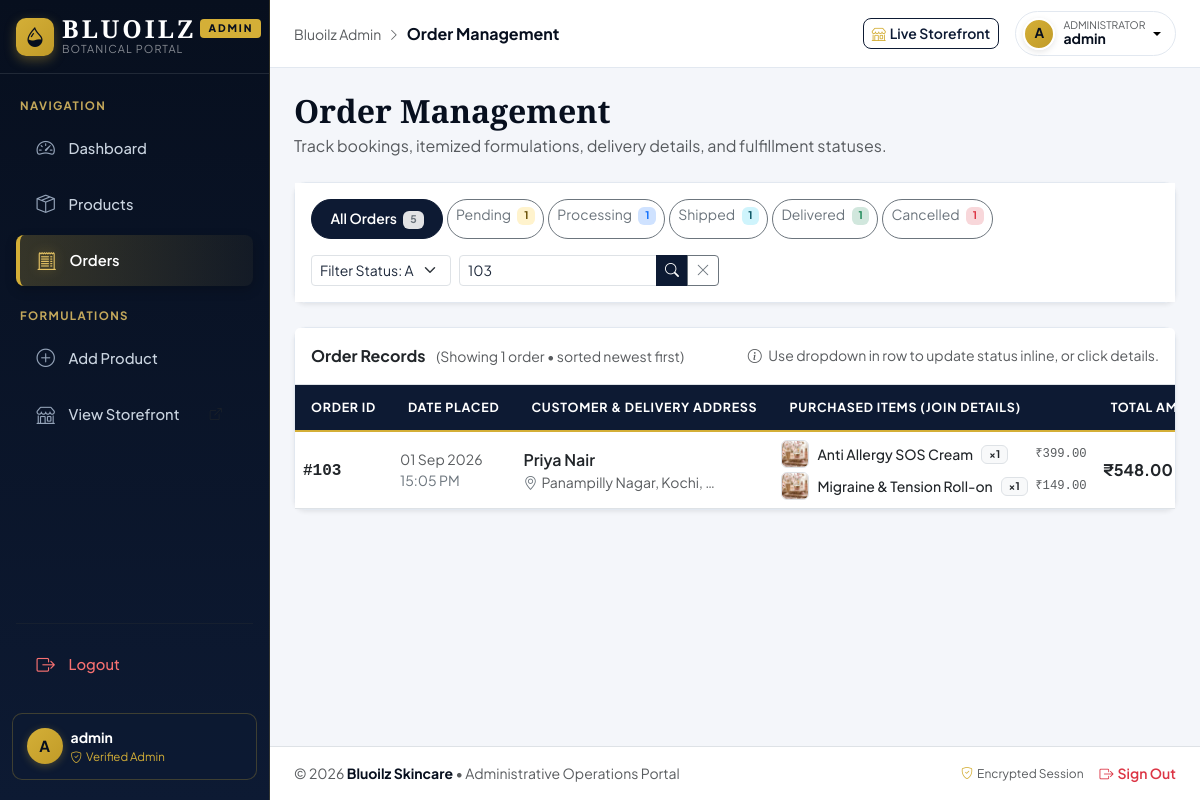
Screenshot of /admin/orders.php?search=103 (signed in) with the database file from the repository.
### tables this page shows
CREATE TABLE `order_items` (
  `id` INT UNSIGNED NOT NULL AUTO_INCREMENT,
  `order_id` INT UNSIGNED NOT NULL,
  `product_id` INT UNSIGNED NOT NULL,
  `quantity` INT UNSIGNED NOT NULL DEFAULT 1,
  `price` DECIMAL(10, 2) NOT NULL,
  PRIMARY KEY (`id`),
  INDEX `idx_order_items_order_id` (`order_id`),
  INDEX `idx_order_items_product_id` (`product_id`),
  CONSTRAINT `fk_order_items_orders`
    FOREIGN KEY (`order_id`) REFERENCES `orders` (`id`)
    ON DELETE CASCADE
    ON UPDATE CASCADE,
  CONSTRAINT `fk_order_items_products`
    FOREIGN KEY (`product_id`) REFERENCES `products` (`id`)
    ON DELETE RESTRICT
    ON UPDATE CASCADE
);

CREATE TABLE `products` (
  `id` INT UNSIGNED NOT NULL AUTO_INCREMENT,
  `slug` VARCHAR(100) NOT NULL,
  `name` VARCHAR(255) NOT NULL,
  `category` VARCHAR(100) DEFAULT 'therapeutic',
  `categoryLabel` VARCHAR(100) DEFAULT 'Therapeutic Care',
  `concern` VARCHAR(100) NOT NULL,
  `price` DECIMAL(10, 2) NOT NULL,
  `originalPrice` DECIMAL(10, 2) DEFAULT NULL,
  `stock` INT NOT NULL DEFAULT 0,
  `rating` DECIMAL(3, 1) DEFAULT 5.0,
  `reviewCount` INT DEFAULT 0,
  `badge` VARCHAR(100) DEFAULT NULL,
  `curation` VARCHAR(255) DEFAULT NULL,
  `weight` VARCHAR(50) DEFAULT NULL,
  `image_path` VARCHAR(255) DEFAULT NULL,
  `description` TEXT DEFAULT NULL,
  `keyBenefits` TEXT DEFAULT NULL,
  `ingredients` TEXT DEFAULT NULL,
  `created_at` TIMESTAMP NOT NULL DEFAULT CURRENT_TIMESTAMP,
  PRIMARY KEY (`id`),
  UNIQUE KEY `uq_products_slug` (`slug`),
  INDEX `idx_products_name` (`name`),
  INDEX `idx_products_created_at` (`created_at`)
);

### admin/orders.php (the view, shortened to what this page needs)
<?php
$pdo = getDBConnection();
$allowedStatuses = ['pending', 'processing', 'shipped', 'delivered', 'cancelled'];
$selectedStatus = trim($_GET['status'] ?? 'all');
$search = trim($_GET['search'] ?? '');
$statusCounts = ['all' => 0];
foreach ($allowedStatuses as $st) {
    $statusCounts[$st] = 0;
}
try {
    $countStmt = $pdo->query('SELECT status, COUNT(*) AS count FROM orders GROUP BY status');
    while ($row = $countStmt->fetch()) {
        if (isset($statusCounts[$row['status']])) {
            $statusCounts[$row['status']] = (int)$row['count'];
        }
        $statusCounts['all'] += (int)$row['count'];
    }
} catch (Exception $e) {
    error_log('Status Count Error: ' . $e->getMessage());
}
$orders = [];
try {
    $sql = '
        SELECT
            o.id AS order_id,
            o.customer_name,
            o.address,
            o.status,
            o.total,
            o.created_at,
            oi.id AS order_item_id,
            oi.quantity,
            oi.price AS item_price,
            p.id AS product_id,
            p.name AS product_name,
            p.image_path AS product_image
        FROM orders o
        LEFT JOIN order_items oi ON o.id = oi.order_id
        LEFT JOIN products p ON oi.product_id = p.id
        WHERE 1=1
    ';
    $params = [];
    if ($search !== '') {
        $sql .= ' AND (o.customer_name LIKE :search_name OR o.address LIKE :search_addr OR o.id = :search_id)';
        $params[':search_name'] = '%' . $search . '%';
        $params[':search_addr'] = '%' . $search . '%';
        $params[':search_id']   = is_numeric($search) ? (int)$search : 0;
    }
    $sql .= ' ORDER BY o.created_at DESC, o.id DESC';
    $stmt = $pdo->prepare($sql);
    $stmt->execute($params);
    $rows = $stmt->fetchAll();
    foreach ($rows as $row) {
        $id = (int)$row['order_id'];
        if (!isset($orders[$id])) {
            $orders[$id] = [
                'id'            => $id,
                'customer_name' => $row['customer_name'],
                'address'       => $row['address'],
                'status'        => $row['status'],
                'total'         => (float)$row['total'],
                'created_at'    => $row['created_at'],
                'items'         => []
            ];
        }
        if (!empty($row['order_item_id'])) {
            $orders[$id]['items'][] = [
                'id'           => (int)$row['order_item_id'],
                'product_id'   => $row['product_id'],
                'product_name' => $row['product_name'] ?? 'Custom Formulation',
                'image_path'   => $row['product_image'],
                'quantity'     => (int)$row['quantity'],
                'price'        => (float)$row['item_price'],
                'subtotal'     => (int)$row['quantity'] * (float)$row['item_price']
            ];
        }
    }
} catch (Exception $e) {
    error_log('Orders Query Error: ' . $e->getMessage());
    $error = 'Failed to load order records. Please check the database.';
}
require_once __DIR__ . '/header.php';
?>
<div class="d-flex flex-wrap justify-content-between align-items-center mb-4 gap-3">
  <div>
    <h1 class="page-title mb-1">Order Management</h1>
    <p class="text-muted mb-0">Track bookings, itemized formulations, delivery details, and fulfillment statuses.</p>
  </div>
</div>
<div class="card shadow-sm mb-4">
  <div class="card-body p-3 bg-white">
    <div class="d-flex flex-wrap justify-content-between align-items-center gap-3">
      <div class="nav nav-pills gap-1">
        <a
          href="orders.php?status=all<?= $search !== '' ? '&search=' . urlencode($search) : '' ?>"
          class="btn btn-sm <?= $selectedStatus === 'all' ? 'btn-dark' : 'btn-outline-secondary' ?> rounded-pill"
        >
          All Orders <span class="badge bg-secondary-subtle text-secondary ms-1"><?= $statusCounts['all'] ?></span>
        </a>
        <a
          href="orders.php?status=pending<?= $search !== '' ? '&search=' . urlencode($search) : '' ?>"
          class="btn btn-sm <?= $selectedStatus === 'pending' ? 'btn-warning' : 'btn-outline-secondary' ?> rounded-pill"
        >
          Pending <span class="badge bg-warning-subtle text-warning-emphasis ms-1"><?= $statusCounts['pending'] ?></span>
        </a>
        <a
          href="orders.php?status=processing<?= $search !== '' ? '&search=' . urlencode($search) : '' ?>"
          class="btn btn-sm <?= $selectedStatus === 'processing' ? 'btn-primary' : 'btn-outline-secondary' ?> rounded-pill"
        >
          Processing <span class="badge bg-primary-subtle text-primary ms-1"><?= $statusCounts['processing'] ?></span>
        </a>
        <a
          href="orders.php?status=shipped<?= $search !== '' ? '&search=' . urlencode($search) : '' ?>"
          class="btn btn-sm <?= $selectedStatus === 'shipped' ? 'btn-info' : 'btn-outline-secondary' ?> rounded-pill"
        >
          Shipped <span class="badge bg-info-subtle text-info-emphasis ms-1"><?= $statusCounts['shipped'] ?></span>
        </a>
        <a
          href="orders.php?status=delivered<?= $search !== '' ? '&search=' . urlencode($search) : '' ?>"
          class="btn btn-sm <?= $selectedStatus === 'delivered' ? 'btn-success' : 'btn-outline-secondary' ?> rounded-pill"
        >
          Delivered <span class="badge bg-success-subtle text-success ms-1"><?= $statusCounts['delivered'] ?></span>
        </a>
        <a
          href="orders.php?status=cancelled<?= $search !== '' ? '&search=' . urlencode($search) : '' ?>"
          class="btn btn-sm <?= $selectedStatus === 'cancelled' ? 'btn-danger' : 'btn-outline-secondary' ?> rounded-pill"
        >
          Cancelled <span class="badge bg-danger-subtle text-danger ms-1"><?= $statusCounts['cancelled'] ?></span>
        </a>
      </div>
      <form method="GET" action="orders.php" class="d-flex align-items-center gap-2">
        <select name="status" class="form-select form-select-sm" style="width: 140px;" onchange="this.form.submit()">
          <option value="all" <?= $selectedStatus === 'all' ? 'selected' : '' ?>>Filter Status: All</option>
        </select>
        <div class="input-group input-group-sm" style="width: 260px;">
          <input
            type="text"
            name="search"
            class="form-control"
            placeholder="Customer or Order #..."
            value="<?= htmlspecialchars($search) ?>"
          >
          <button type="submit" class="btn btn-dark"><i class="bi bi-search"></i></button>
          <?php if ($search !== '' || $selectedStatus !== 'all'): ?>
            <a href="orders.php" class="btn btn-outline-secondary" title="Reset Filters"><i class="bi bi-x-lg"></i></a>
          <?php endif; ?>
        </div>
      </form>
    </div>
  </div>
</div>
<div class="card shadow-sm mb-4">
  <div class="card-header bg-white py-3 border-bottom d-flex justify-content-between align-items-center">
    <div>
      <span class="fw-bold text-dark">Order Records</span>
      <span class="text-muted small ms-2">(Showing <?= count($orders) ?> order<?= count($orders) !== 1 ? 's' : '' ?> &bull; sorted newest first)</span>
    </div>
    <span class="text-muted small">
      <i class="bi bi-info-circle me-1"></i> Use dropdown in row to update status inline, or click details.
    </span>
  </div>
  <div class="table-responsive">
    <table class="table table-hover align-middle mb-0">
      <thead>
        <tr>
          <th style="width: 90px;">Order ID</th>
          <th style="width: 160px;">Date Placed</th>
          <th style="width: 220px;">Customer & Delivery Address</th>
          <th>Purchased Items (JOIN Details)</th>
          <th style="width: 120px;">Total Amount</th>
        </tr>
      </thead>
      <tbody>
        <?php if (empty($orders)): ?>
          <tr>
            <td colspan="7" class="text-center py-5 text-muted">
              <?php if ($statusCounts['all'] === 0): ?>
                <div class="py-4">
                  <span class="d-inline-flex align-items-center justify-content-center bg-light text-navy rounded-circle p-4 border mb-3" style="width: 70px; height: 70px;">
                    <i class="bi bi-cart-x fs-1 text-gold"></i>
                  </span>
                  <h5 class="fw-bold text-navy mb-1">No Orders Placed Yet</h5>
                  <p class="text-muted small mx-auto mb-3" style="max-width: 420px;">
                    Your store has not received any customer orders yet. Once a client completes the checkout process on the storefront, it will appear here in real time.
                  </p>
                  <a href="../index.html" target="_blank" class="btn btn-navy btn-sm">
                    <i class="bi bi-shop me-1 text-gold"></i> Visit Storefront
                  </a>
                </div>
              <?php else: ?>
                <div class="py-3">
                  <i class="bi bi-funnel fs-2 d-block mb-2 text-secondary"></i>
                  <h6 class="fw-bold text-dark mb-1">No orders matched your filter</h6>
                  <p class="small text-muted mb-2">
                    <?php if ($search !== ''): ?>
                      No orders found matching search query: <strong>"<?= htmlspecialchars($search) ?>"</strong>
                    <?php endif; ?>
                    <?php if ($selectedStatus !== 'all'): ?>
                      <?= $search !== '' ? '&bull;' : '' ?> Status filter: <strong><?= htmlspecialchars(ucfirst($selectedStatus)) ?></strong> (0 orders)
                    <?php endif; ?>
                  </p>
                  <a href="orders.php" class="btn btn-sm btn-outline-navy">
                    <i class="bi bi-arrow-counterclockwise me-1"></i> Reset All Filters
                  </a>
                </div>
              <?php endif; ?>
            </td>
          </tr>
        <?php else: ?>
          <?php foreach ($orders as $order): ?>
            <tr>
              <td>
                <span class="fw-bold text-dark font-monospace fs-6">#<?= $order['id'] ?></span>
              </td>
              <td class="text-muted small">
                <div><?= date('d M Y', strtotime($order['created_at'])) ?></div>
                <div class="text-secondary"><?= date('H:i A', strtotime($order['created_at'])) ?></div>
              </td>
              <td>
                <div class="fw-semibold text-dark"><?= htmlspecialchars($order['customer_name']) ?></div>
                <div class="text-muted small text-truncate" style="max-width: 200px;" title="<?= htmlspecialchars($order['address']) ?>">
                  <i class="bi bi-geo-alt text-secondary me-1"></i><?= htmlspecialchars($order['address']) ?>
                </div>
              </td>
              <td>
                <div class="d-flex flex-column gap-1">
                  <?php if (empty($order['items'])): ?>
                    <span class="text-muted small fst-italic">No line items recorded</span>
                  <?php else: ?>
                    <?php foreach ($order['items'] as $item): ?>
                      <div class="d-flex align-items-center gap-2 small">
                        <?php if (!empty($item['image_path'])): ?>
                          <img
                            src="../<?= htmlspecialchars($item['image_path']) ?>"
                            alt=""
                            class="rounded border"
                            style="width: 28px; height: 28px; object-fit: cover;"
                            onerror="this.onerror=null; this.src='../assets/hero.jpg';"
                          >
                        <?php else: ?>
                          <div class="rounded border bg-light d-flex align-items-center justify-content-center" style="width: 28px; height: 28px;">
                            <i class="bi bi-box" style="font-size: 12px;"></i>
                          </div>
                        <?php endif; ?>
                        <div class="text-dark fw-medium text-truncate" style="max-width: 220px;" title="<?= htmlspecialchars($item['product_name']) ?>">
                          <?= htmlspecialchars($item['product_name']) ?>
                        </div>
                        <span class="badge bg-light text-dark border">
                          &times;<?= $item['quantity'] ?>
                        </span>
                        <span class="text-muted ms-auto small font-monospace">
                          ₹<?= number_format($item['price'], 2) ?>
                        </span>
                      </div>
                    <?php endforeach; ?>
                  <?php endif; ?>
                </div>
              </td>
              <td>
                <span class="fw-bold text-dark fs-6">
                  ₹<?= number_format($order['total'], 2) ?>
                </span>
              </td>
            </tr>
          <?php endforeach; ?>
        <?php endif; ?>
      </tbody>
    </table>
  </div>
</div>
<?php require_once __DIR__ . '/footer.php'; ?>

### admin/header.php (style rules this page uses)
:root { color-scheme: light; --font-serif: 'Cormorant Garamond', Georgia, serif; --font-sans: 'Plus Jakarta Sans', -apple-system, BlinkMacSystemFont, 'Segoe UI', Roboto, sans-serif; --navy-900: #070f1e; --navy-800: #0d1a33; --navy-700: #142548; --navy-600: #1d3360; --navy-50: #eef3f9; --gold-500: #d4af37; --gold-600: #c19b28; --gold-400: #e5c365; --gold-100: #fbf6e8; --gold-subtle: rgba(212, 175, 55, 0.12); --bg-canvas: #f4f6fa; --border-light: #e2e8f0; --blu-primary: var(--navy-800); --blu-accent: var(--gold-500); --blu-accent-hover: var(--gold-600); --blu-canvas: var(--bg-canvas); --blu-border: var(--border-light); }
* { box-sizing: border-box; }
body { font-family: var(--font-sans); background-color: var(--bg-canvas); color: #1e293b; min-height: 100vh; margin: 0; overflow-x: hidden; }
.btn-navy, .btn-dark, .btn-primary, .btn-blu-primary { background-color: var(--navy-800) !important; border-color: var(--navy-800) !important; color: #ffffff !important; font-weight: 600; border-radius: 8px; padding: 0.5rem 1.15rem; transition: all 0.2s ease; }
.table thead th, .table thead.table-light th, .table > thead > tr > th { background-color: var(--navy-800) !important; color: #ffffff !important; border-bottom: 2.5px solid var(--gold-500) !important; font-size: 0.78rem !important; font-weight: 700 !important; text-transform: uppercase !important; letter-spacing: 0.06em !important; padding: 0.85rem 1rem !important; vertical-align: middle !important; white-space: nowrap; }
.card { border: 1px solid var(--border-light); border-radius: 12px; box-shadow: 0 4px 18px rgba(13, 26, 51, 0.04); background-color: #ffffff; }
.page-title { font-family: var(--font-serif); font-size: 2rem; font-weight: 700; color: var(--navy-900); }
input, textarea, select { color-scheme: light !important; }
.form-control, .form-select { color-scheme: light !important; background-color: #ffffff; color: #1e293b; }

### rows the page displays
order_items: quantity "1", product.name "Migraine & Tension Roll-on", price "149.00"
order_items: product.name "Anti Allergy SOS Cream", quantity "1", price "399.00"

### other values shown
substr($adminUsername, 0, 1) "A"
$adminUsername "admin"
$pageTitle "Order Management"
$statusCounts['all'] "5"
count($orders) "1"
$order['id'] "103"
date('d M Y', strtotime($order['created_at'])) "01 Sep 2026"
date('H:i A', strtotime($order['created_at'])) "15:05 PM"
$order['customer_name'] "Priya Nair"
$order['address'] "Panampilly Nagar, Kochi,…"
$order['total'] "548.00"
